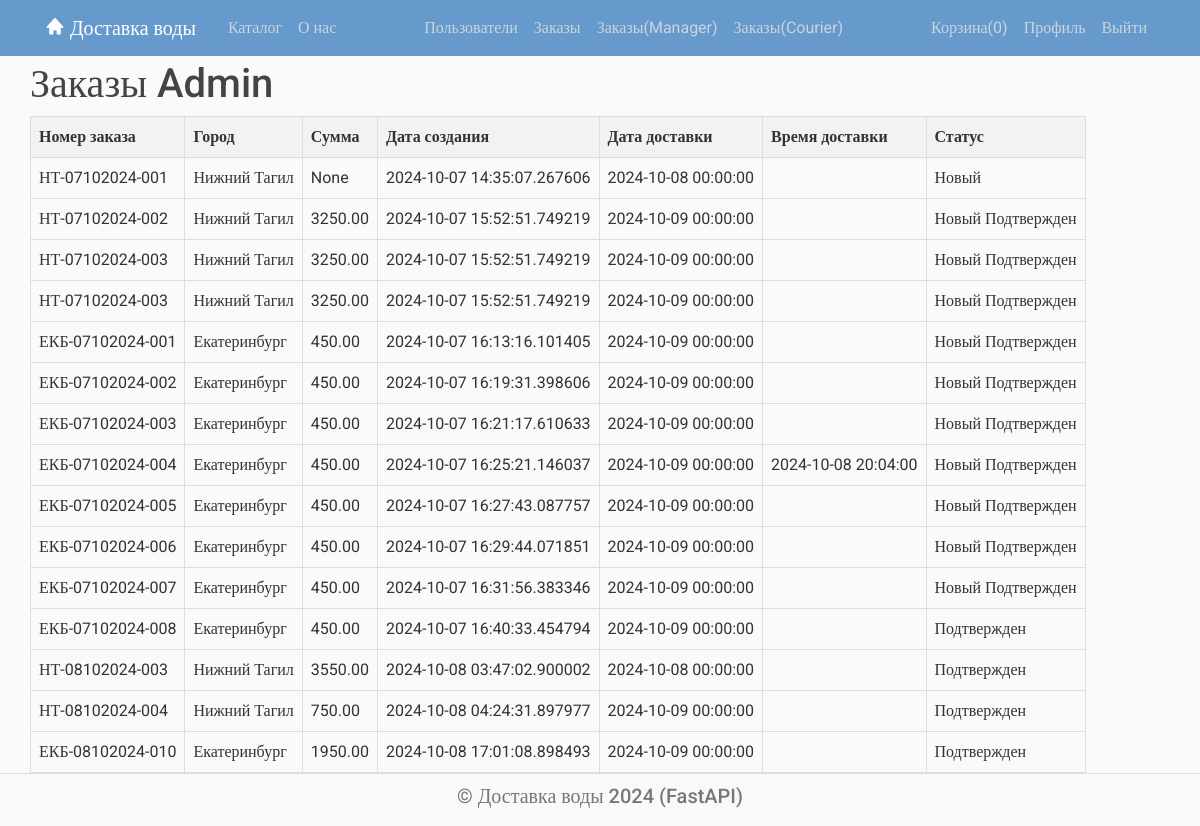
The app's page /order/list (signed in), older data.
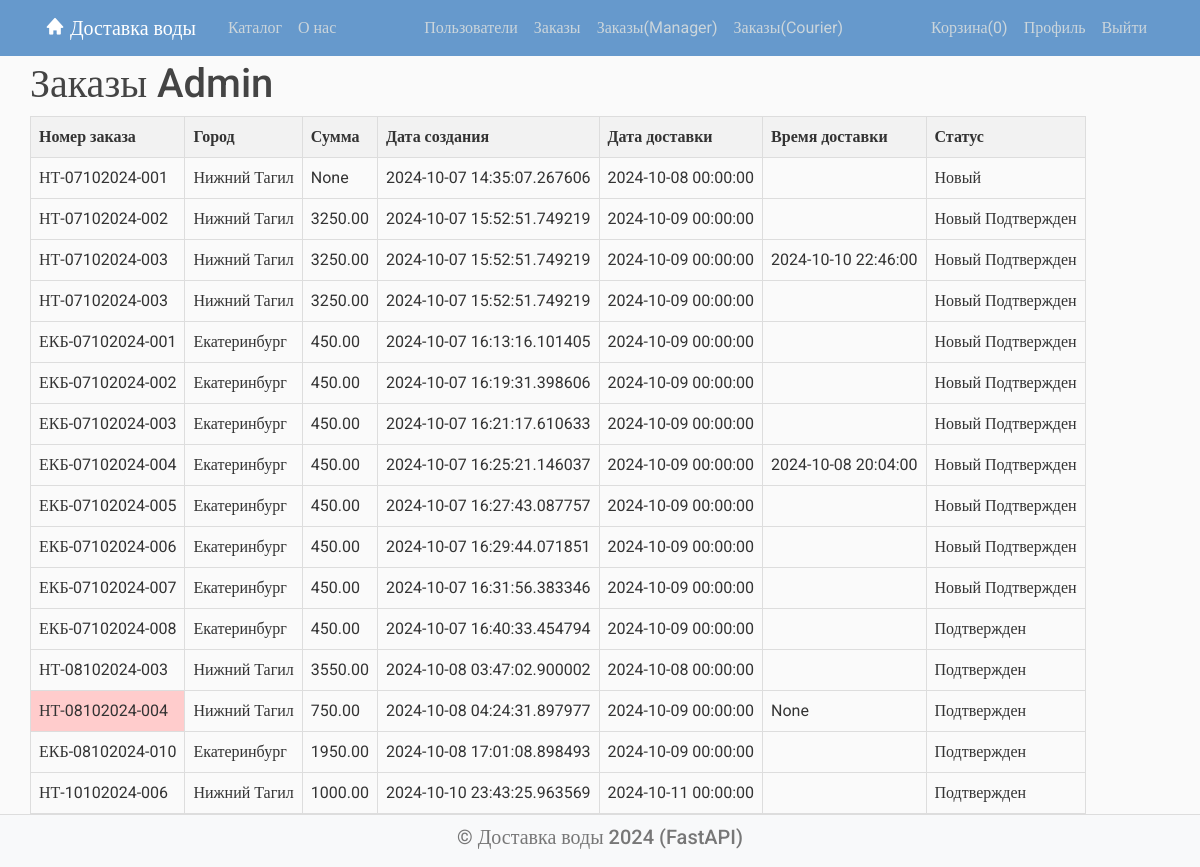
The same page, newer data.
### models/order.py (models this page shows, shortened)
class Order(Base):
    __tablename__ = "orders"
    id = Column(Integer, primary_key=True, index=True)
    number = Column(String)
    customer_name = Column(String)
    customer_email = Column(String)
    customer_phone = Column(String)
    address = Column(String)
    delivery_date = Column(DateTime)
    items = Column(String)
    total_price = Column(DECIMAL(10, 2), default=0.00)
    created_at = Column(DateTime, default=datetime.now())
    is_new = Column(Boolean, default=True)
    is_confirmed = Column(Boolean, default=False)
    confirmed_at = Column(DateTime, default=None)
    is_delivered = Column(Boolean, default=False)
    is_delivered_time = Column(DateTime, default=None)
    is_canceled = Column(Boolean, default=False)
    city_id = Column(Integer, ForeignKey('cities.id'), nullable=False)
    city = relationship('City', back_populates='orders')
    user_id = Column(Integer, ForeignKey('users.id'), nullable=False, index=True)
    user = relationship('User', foreign_keys=[user_id], back_populates='orders')
    manager_id = Column(Integer, ForeignKey('users.id'), nullable=True)
    courier_id = Column(Integer, ForeignKey('users.id'), nullable=True)
    manager = relationship('User', foreign_keys=[manager_id], back_populates='managed_orders')
    courier = relationship('User', foreign_keys=[courier_id], back_populates='courier_orders')

### models/sprav.py (models this page shows)
class City(Base):
    __tablename__ = "cities"
    id = Column(Integer, primary_key=True, index=True)
    name = Column(String, index=True)
    abbreviation = Column(String, index=True)
    orders = relationship('Order', back_populates='city')
    profiles = relationship('Profile', back_populates='city')

### routers/order.py (the view)
@router.get("/list")
async def all_orders(request: Request, db: Session = Depends(get_db)):
    user = get_current_user(request, db)
    orders = db.scalars(select(Order).where(Order.user_id == user.id))
    context = {
        'title': 'Заказы',
        'orders': orders,
        'cart_items_count': request.session.get("cart_items_count", 0),
        'user': user
    }
    return templates.TemplateResponse(request, "/order/orders.html", context)

### templates/order/orders.html (shortened to what this page needs)
{% extends "main.html" %}
{% block content %}
<div class="container">
    <h1>Заказы {{ user.username }}</h1>
    {% if user.is_authenticated() %}
    <table>
        <thead>
        <tr>
            <th>Номер заказа</th>
            <th>Город</th>
            <th>Сумма</th>
            <th>Дата создания</th>
            <th>Дата доставки</th>
            <th>Время доставки</th>
            <th>Статус</th>
        </tr>
        </thead>
        <tbody>
        {% for order in orders %}
        <tr>
            <td class="{% if order.is_canceled %}canceled{% endif %}">{{ order.number }}</td>
            <td>{{ order.city.name }}</td>
            <td>{{ order.total_price }}</td>
            <td>{{ order.created_at }}</td>
            <td>{{ order.delivery_date }}</td>
            <td>{% if order.is_delivered %}{{ order.is_delivered_time }}{% endif %}</td>
            <td>{% if order.is_new %}Новый{% endif %}
                {% if order.is_confirmed %}Подтвержден{% endif %}
            </td>
        </tr>
        {% endfor %}
        </tbody>
    </table>
    {% else %}
    <p>Чтобы обрабатывать заказы, вам необходимо <a href="/user/login">войти</a>.</p>
    {% endif %}
</div>
{% endblock %}

Row changes from the older to the newer data that the page shows:
changed Order (number 3 of 16 on the later page): is_delivered_time (not shown) → "2024-10-10 22:46:00"
changed Order "НТ-08102024-004": is_canceled False → True (drawn); is_delivered_time (not shown) → "None"
added Order: number "НТ-10102024-006", city.name "Нижний Тагил", total_price "1000.00", created_at "2024-10-10 23:43:25.963569", delivery_date "2024-10-11 00:00:00", is_confirmed "Подтвержден"
